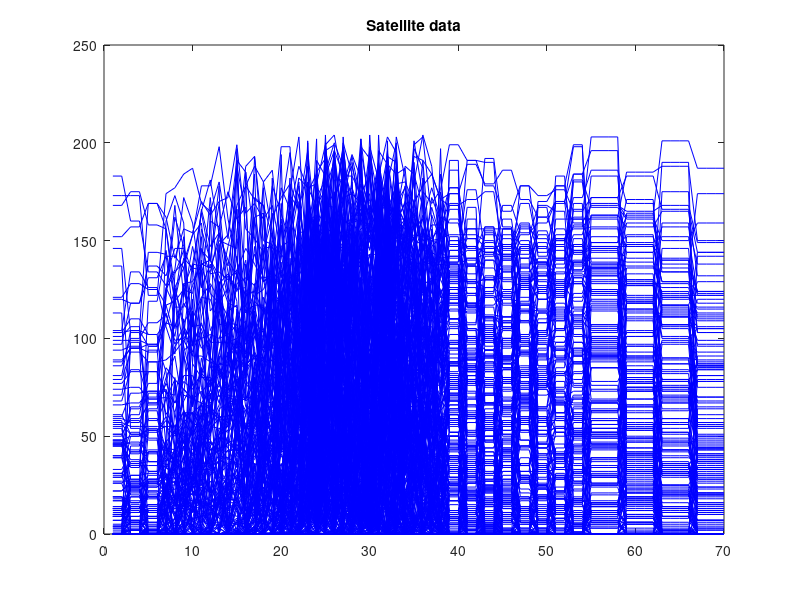

Recreate this plot in MATLAB.
clear all
close all

load npfda-sat.dat;

X = npfda_sat;
[n d] = size(X);
figure;
plot(X','b');
box on
title('Satellite data');
